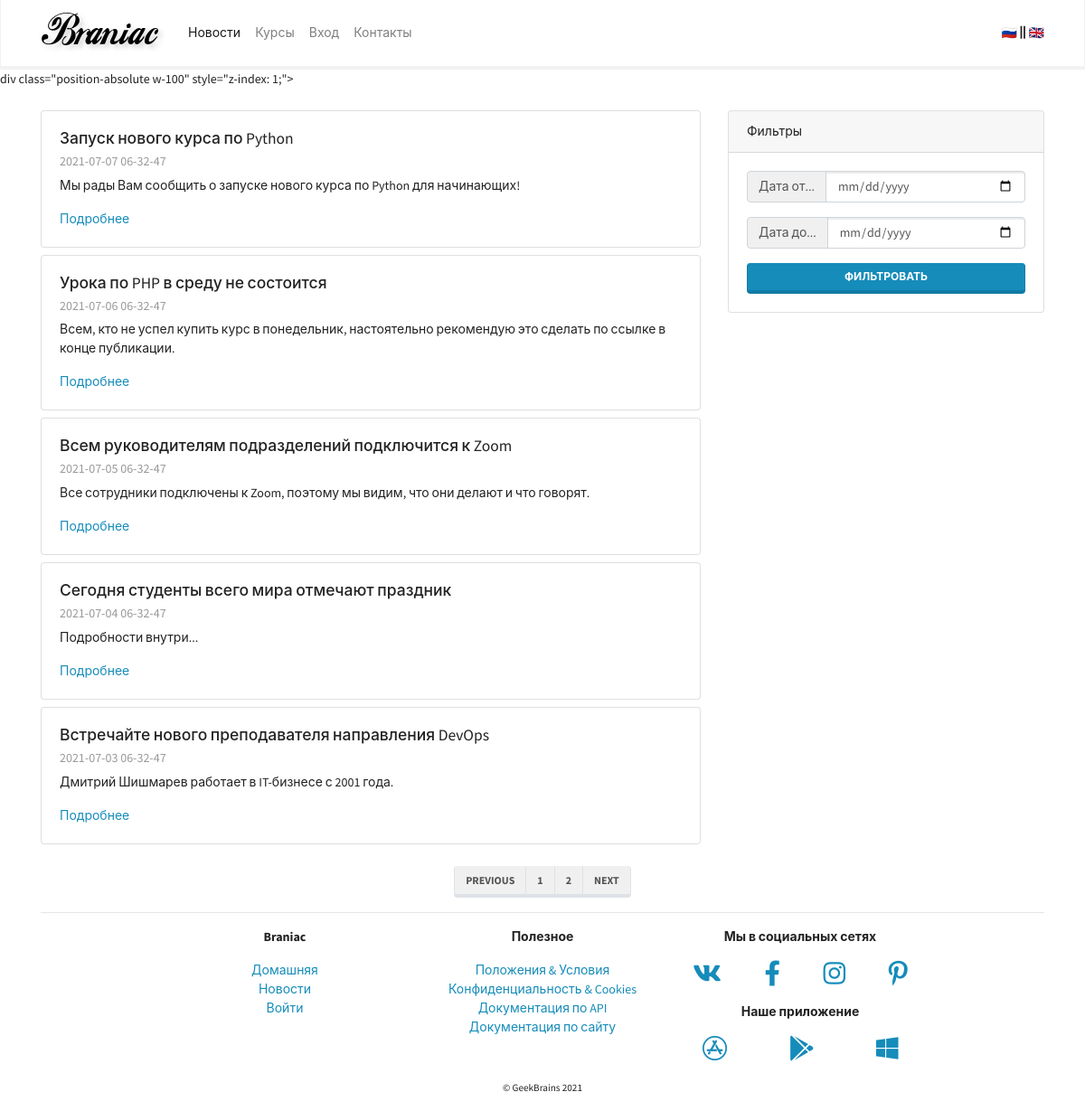
The page /mainapp/news/ on the database its author committed.
### mainapp/models.py (models this page shows, shortened)
class News(models.Model):
    title = models.CharField(max_length=256, verbose_name="Title")
    preambule = models.CharField(max_length=1024, verbose_name="Preambule")
    body = models.TextField(blank=True, null=True, verbose_name="Body")
    body_as_markdown = models.BooleanField(default=False, verbose_name="As markdown")
    created = models.DateTimeField(auto_now_add=True, verbose_name="Created", editable=False)
    updated = models.DateTimeField(auto_now=True, verbose_name="Edited", editable=False)
    deleted = models.BooleanField(default=False)

### mainapp/views.py (the view)
# urls.py: path("news/", views.NewsPageView.as_view(), name="news"),
class NewsPageView(TemplateView):
    template_name = "mainapp/news.html"
    def get_context_data(self, **kwargs):
        context = super().get_context_data(**kwargs)
        context["news_qs"] = mainapp_models.News.objects.all()[:5]
        return context

### mainapp/context_processors/example.py (called while the page is built)
def simple_context_processor(request):
    return {"foo": "bar"}

### mainapp/templates/mainapp/news.html (shortened to what this page needs)
{% extends 'base.html' %}
{% block content %}
  <div class="row">
    <div class="col-lg-8">
      {% for item in news_qs %}
        <div class="card my-2">
          <div class="card-body">
            <h5 class="card-title">{{ item.title }}</h5>
            <h6 class="card-subtitle mb-2 text-muted">
              {{ item.created|date:"Y-m-d h-i-s" }}
            </h6>
            <p class="card-text">{{ item.preambule }}</p>
            <a href="{% url 'mainapp:news_detail' pk=item.pk %}" class="card-link">Подробнее</a>
          </div>
        </div>
      {% endfor %}
    </div>
    <div class="col-lg-4">
      <div class="card my-2 sticky-top">
        <div class="card-header">
          Фильтры
        </div>
        <div class="card-body">
          <form action="">
            <div class="input-group mb-3">
              <div class="input-group-prepend">
                <span class="input-group-text" id="basic-addon1">Дата от...</span>
              </div>
              <input type="date" class="form-control" name="dateFrom">
            </div>
            <div class="input-group mb-3">
              <div class="input-group-prepend">
                <span class="input-group-text" id="basic-addon1">Дата до...</span>
              </div>
              <input type="date" class="form-control" name="dateTo">
            </div>
            <button type="submit" class="btn btn-primary btn-block">Фильтровать</button>
          </form>
        </div>
      </div>
    </div>
  </div>
  <div class="row justify-content-center align-items-center mt-3 mb-n3">
    <nav aria-label="Page navigation example">
      <ul class="pagination">
        <li class="page-item"><a class="page-link" href="#">Previous</a></li>
        <li class="page-item"><a class="page-link" href="#">1</a></li>
        <li class="page-item"><a class="page-link" href="#">2</a></li>
        <li class="page-item"><a class="page-link" href="#">Next</a></li>
      </ul>
    </nav>
  </div>
{% endblock content %}

### rows shown on the page
News: title "Запуск нового курса по Python", created "2021-07-07 06-32-47", preambule "Мы рады Вам сообщить о запуске нового курса по Python для начинающих!"
News: title "Урока по PHP в среду не состоится", created "2021-07-06 06-32-47", preambule "Всем, кто не успел купить курс в понедельник, настоятельно рекомендую это сделать по ссылке в конце публикации."
News: title "Всем руководителям подразделений подключится к Zoom", created "2021-07-05 06-32-47", preambule "Все сотрудники подключены к Zoom, поэтому мы видим, что они делают и что говорят."
News: title "Сегодня студенты всего мира отмечают праздник", created "2021-07-04 06-32-47", preambule "Подробности внутри..."
News: title "Встречайте нового преподавателя направления DevOps", created "2021-07-03 06-32-47", preambule "Дмитрий Шишмарев работает в IT-бизнесе с 2001 года."
